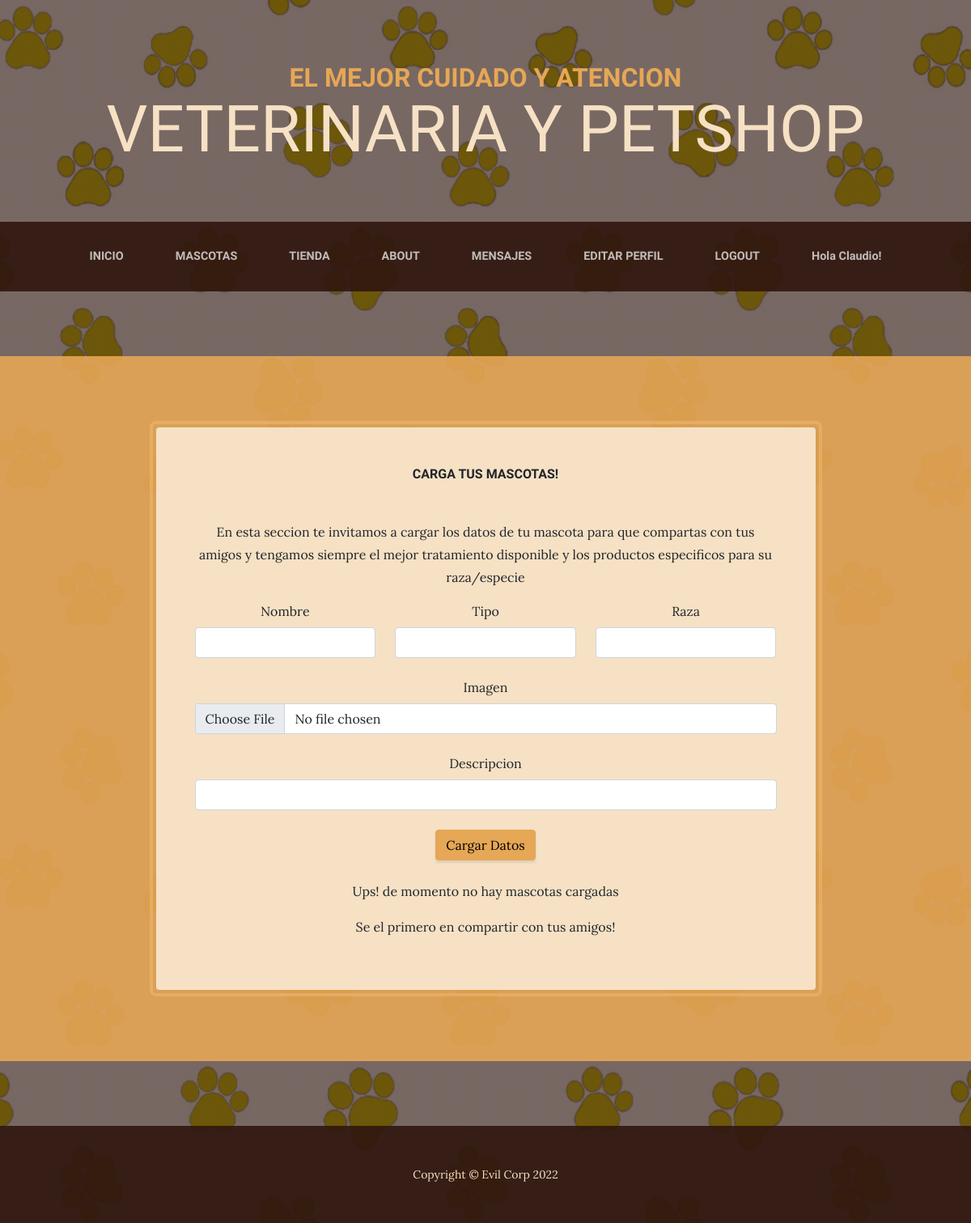
The page /appmascotas/mascotas/ (signed in) on the database as committed earlier.
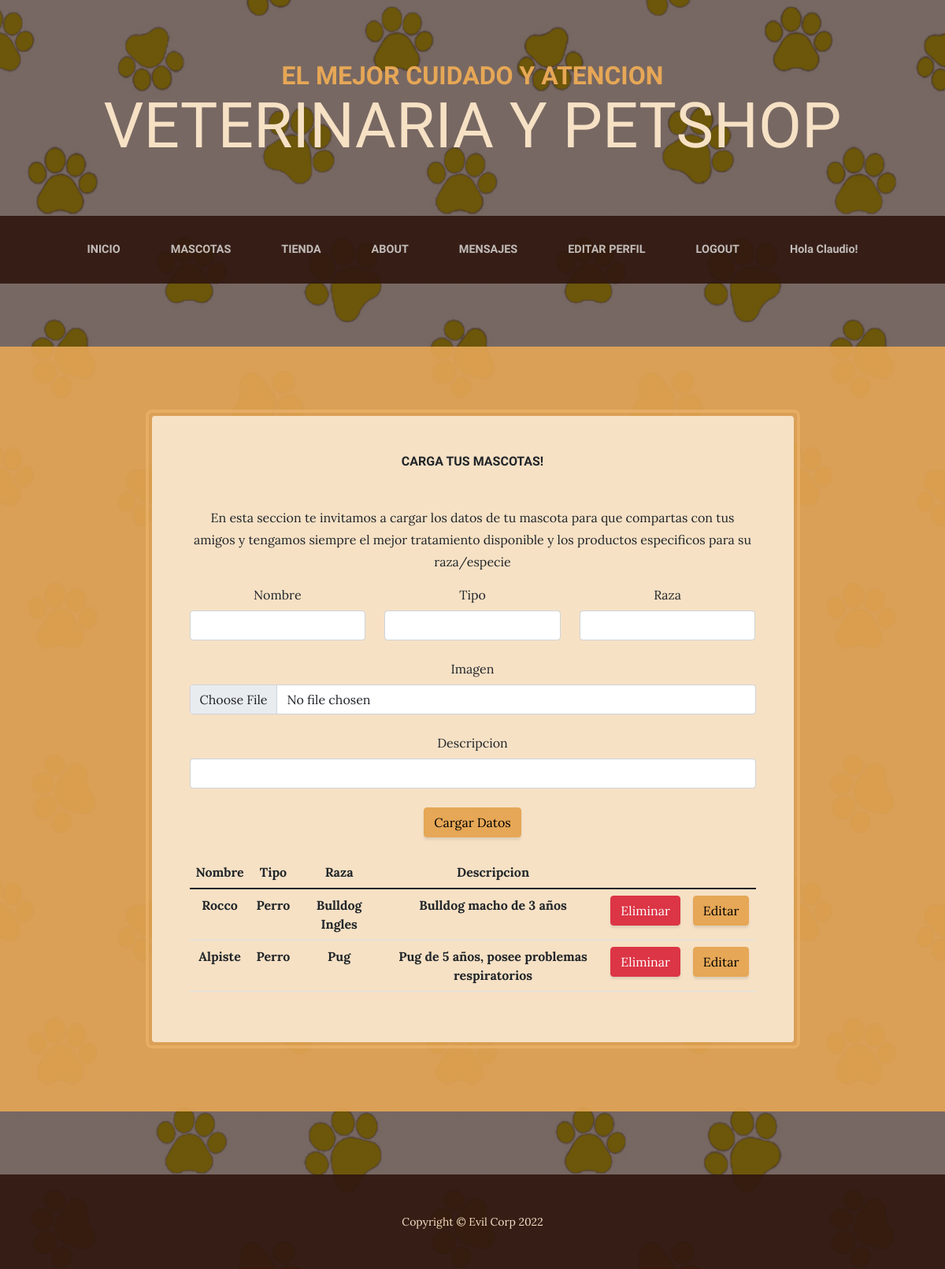
The same page on the database as committed later.
### appmascotas/models.py (models this page shows, shortened)
class mascotas(models.Model):
    id = models.AutoField(primary_key=True)
    nombre = models.CharField(max_length=100, verbose_name= 'Nombre')
    tipo = models.CharField(max_length=100, verbose_name= 'Tipo')
    imagen = models.ImageField(default='null', verbose_name="mascotas",upload_to="mascotas")
    descripcion = models.TextField(verbose_name= 'Descripción', null=True)
    raza = models.CharField(verbose_name= 'Raza', max_length=100, null=True)

### appmascotas/views.py (the view, shortened to what this page needs)
# urls.py: path('mascotas/', vista_mascotas, name="vet-mascotas"),
@login_required #decoradores para proteger las funciones, para las clases usar LoginRequiredMixin
def vista_mascotas(request):
    Mascotas = mascotas.objects.all()
    formulario = MascotaFormulario()
    contexto = {"mascotas":Mascotas, "mascota":formulario}
    return render(request, "cargatumascota.html", contexto)

### appmascotas/forms.py
class MascotaFormulario(ModelForm):
    nombre = CharField(widget= TextInput(attrs={"class": 'form-control'}), required=True )
    tipo = CharField(widget= TextInput(attrs={"class": 'form-control'}))
    imagen = ImageField(widget= FileInput( attrs={ "class": 'form-control'}))
    descripcion = CharField(widget=TextInput(attrs={"class": 'form-control'}))
    raza = CharField(widget= TextInput(attrs={"class": 'form-control'}))
    class Meta:
        model = mascotas
        fields = [
            'nombre',
            'tipo',
            'imagen',
            'descripcion',
            'raza'
        ]

### appmascotas/templates/cargatumascota.html (shortened to what this page needs)
{% extends 'apptienda/base.html' %} {% load static %} {% block titulo %} Carga
tus mascotas! {% endblock %} {% block Contenido %}
<p>
  En esta seccion te invitamos a cargar los datos de tu mascota para que
  compartas con tus amigos y tengamos siempre el mejor tratamiento disponible y
  los productos especificos para su raza/especie
</p>
<form method="POST">
  <div class="row">
    <div class="col-12 col-md-4 mb-4 mb-md-0">
      <label class="form-label">
        Nombre
      </label>
      {{ mascota.nombre }}
    </div>
    <div class="col-12 col-md-4 mb-4 mb-md-0">
      <label class="form-label">
        Tipo
      </label>
      {{ mascota.tipo }}
    </div>
    <div class="col-12 col-md-4 mb-4 mb-md-0">
      <label class="form-label text-capitalize">
        raza
      </label>
      {{ mascota.raza }}
    </div>
    <div class="col-12 my-4">
      <label class="form-label text-capitalize">
        Imagen
      </label>
      {{ mascota.imagen }}
    </div>
    <div class="col-12 mb-4 mb-md-0">
      <label class="form-label text-capitalize">
        descripcion
      </label>
      {{ mascota.descripcion }}
    </div>
  </div>
  <div class="row mt-4">
    <div class="col-12">
      <input type="submit" class="btn btn-primary" value="Cargar Datos" />
    </div>
  </div>
</form>
{% if mascotas %}
<div class="table-responsive mt-4">
  <table class="table caption-top">
    <thead>
      <tr>
        <th>Nombre</th>
        <th>Tipo</th>
        <th>Raza</th>
        <th>Descripcion</th>
        <th></th>
        <th></th>
      </tr>
    </thead>
    <tbody>
      {% for item in mascotas %}
      <tr>
        <th>
          {{ item.nombre }}
        </th>
        <th>
          {{ item.tipo }}
        </th>
        <th>
          {{ item.raza }}
        </th>
        <th>
          {{ item.descripcion }}
        </th>
        <th>
          <a href="{% url 'mascota-borrar' item.id %}" class="btn btn-danger">
            Eliminar
          </a>
        </th>
        <th>
          <a href="{% url 'mascota-editar' item.id %}" class="btn btn-primary">
            Editar
          </a>
        </th>
      </tr>
      {% endfor %}
    </tbody>
  </table>
</div>
{% else %}
<p class="mt-4">Ups! de momento no hay mascotas cargadas</p>
<p>Se el primero en compartir con tus amigos!</p>
{% endif %} {% endblock %}

### apptienda/templates/apptienda/base.html (shortened to what this page needs)
<!DOCTYPE html>
<html lang="en">
  {% load static %}
  <head>
    <link href="{% static 'css/styles.css'%}" rel="stylesheet" />
  </head>
  <body>
    <header>
      <h1 class="site-heading text-center text-faded d-none d-lg-block">
        <span class="site-heading-upper text-primary mb-3">
          El mejor cuidado y atencion
        </span>
        <span class="site-heading-lower">Veterinaria y PetShop</span>
      </h1>
    </header>
    <nav class="navbar navbar-expand-lg navbar-dark py-lg-4" id="mainNav">
      <div class="container">
        <div class="collapse navbar-collapse" id="navbarSupportedContent">
          <ul class="navbar-nav mx-auto">
            <li class="nav-item px-lg-4">
              <a
                class="nav-link text-uppercase"
                href="{% url 'tienda-inicio' %}"
              >
                INICIO
              </a>
            </li>
            <li class="nav-item px-lg-4">
              <a
                class="nav-link text-uppercase"
                href="{% url 'vet-mascotas' %}"
              >
                MASCOTAS
              </a>
            </li>
            <li class="nav-item px-lg-4">
              <a class="nav-link text-uppercase" href="{% url 'vet-tienda' %}">
                TIENDA
              </a>
            </li>
            <li class="nav-item px-lg-4">
              <a class="nav-link text-uppercase" href="{% url 'vet-about' %}">
                ABOUT
              </a>
            </li>
            <li class="nav-item px-lg-4">
              <a
                class="nav-link text-uppercase"
                href="{% url 'vet-mensajes' %}"
              >
                MENSAJES
              </a>
            </li>
            {% if request.user.is_authenticated %}
            <li class="nav-item px-lg-4">
              <a class="nav-link text-uppercase" href="{% url 'vet-perfil' %}">
                EDITAR PERFIL
              </a>
            </li>
            <li class="nav-item px-lg-4">
              <a class="nav-link text-uppercase" href="{% url 'vet-logout' %}">
                LOGOUT
              </a>
            </li>
            <li class="nav-item px-lg-4">
              <a class="nav-link" href="">Hola {{request.user.username}}!</a>
            </li>
            {% else %}
            <li class="nav-item px-lg-4">
              <a class="nav-link text-uppercase" href="{% url 'vet-login' %}">
                LOGIN
              </a>
            </li>
            {% endif %}
          </ul>
        </div>
      </div>
    </nav>
    <section class="page-section cta">
      <div class="container">
        <div class="row">
          <div class="col-xl-9 mx-auto">
            <div class="cta-inner bg-faded text-center rounded">
              <h2 class="section-heading mb-5">
                <span class="section-heading-upper">
                  {% block titulo %}{% endblock %}
                </span>
              </h2>
              {% block Contenido %}{% endblock %}
            </div>
          </div>
        </div>
      </div>
    </section>
    <footer class="footer text-faded text-center py-5">
      <div class="container">
        <p class="m-0 small">Copyright &copy; Evil Corp 2022</p>
      </div>
    </footer>
  </body>
</html>

Rows that differ between the two databases and show on the page:
added mascotas: nombre "Rocco", tipo "Perro", raza "Bulldog Ingles", descripcion "Bulldog macho de 3 años"
added mascotas: nombre "Alpiste", tipo "Perro", raza "Pug", descripcion "Pug de 5 años, posee problemas respiratorios"
Other text that changed with them:
text no longer shown: "Ups! de momento no hay mascotas cargadas Se el primero en compartir con tus amigos!"
text now shown: "Nombre Tipo Raza Descripcion"
